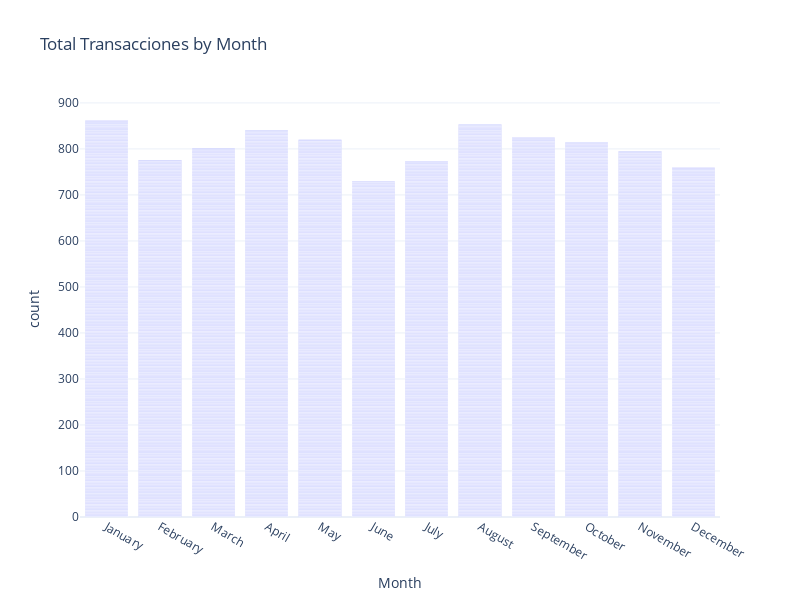

Source (notebook cell):
### Code cell
# Definir el orden correcto de los meses
meses_ordenados = ['January', 'February', 'March', 'April', 'May', 'June', 
                   'July', 'August', 'September', 'October', 'November', 'December']

# Convertir la columna 'Month' a tipo categórico con el orden de los meses
df['Month'] = pd.Categorical(df['Month'], categories=meses_ordenados, ordered=True)

# Ordenar el DataFrame por la columna 'Month'
df_sorted = df.sort_values(by='Month')

# Crear la gráfica de barras
fig = px.bar(df_sorted, 
             x='Month', 
             title="Total Transacciones by Month")

# Personalizar la gráfica
fig.update_layout(
    width=800,  # Ancho de la gráfica
    height=600,  # Alto de la gráfica
    template="plotly_white"  # Estilo de fondo
)

# Mostrar la gráfica
fig.show()

### Figure 1 — Plotly figure (JSON) as saved in the notebook; plotly's stock layout.template omitted (floating-point values rounded to 4 significant figures; data arrays with more than 128 entries replaced by an {"elided": "..."} marker saying what was removed)
{"data": [{"alignmentgroup": "True", "hovertemplate": "Month=%{x}<br>count=%{y}<extra></extra>", "legendgroup": "", "marker": {"color": "#636efa", "pattern": {"shape": ""}}, "name": "", "offsetgroup": "", "orientation": "v", "showlegend": false, "textposition": "auto", "type": "bar", "x": {"elided": "9648 str values"}, "xaxis": "x", "y": {"elided": "9648 int values"}, "yaxis": "y"}], "layout": {"barmode": "relative", "height": 600, "legend": {"tracegroupgap": 0}, "title": {"text": "Total Transacciones by Month"}, "width": 800, "xaxis": {"anchor": "y", "domain": [0, 1], "title": {"text": "Month"}}, "yaxis": {"anchor": "x", "domain": [0, 1], "title": {"text": "count"}}}}
